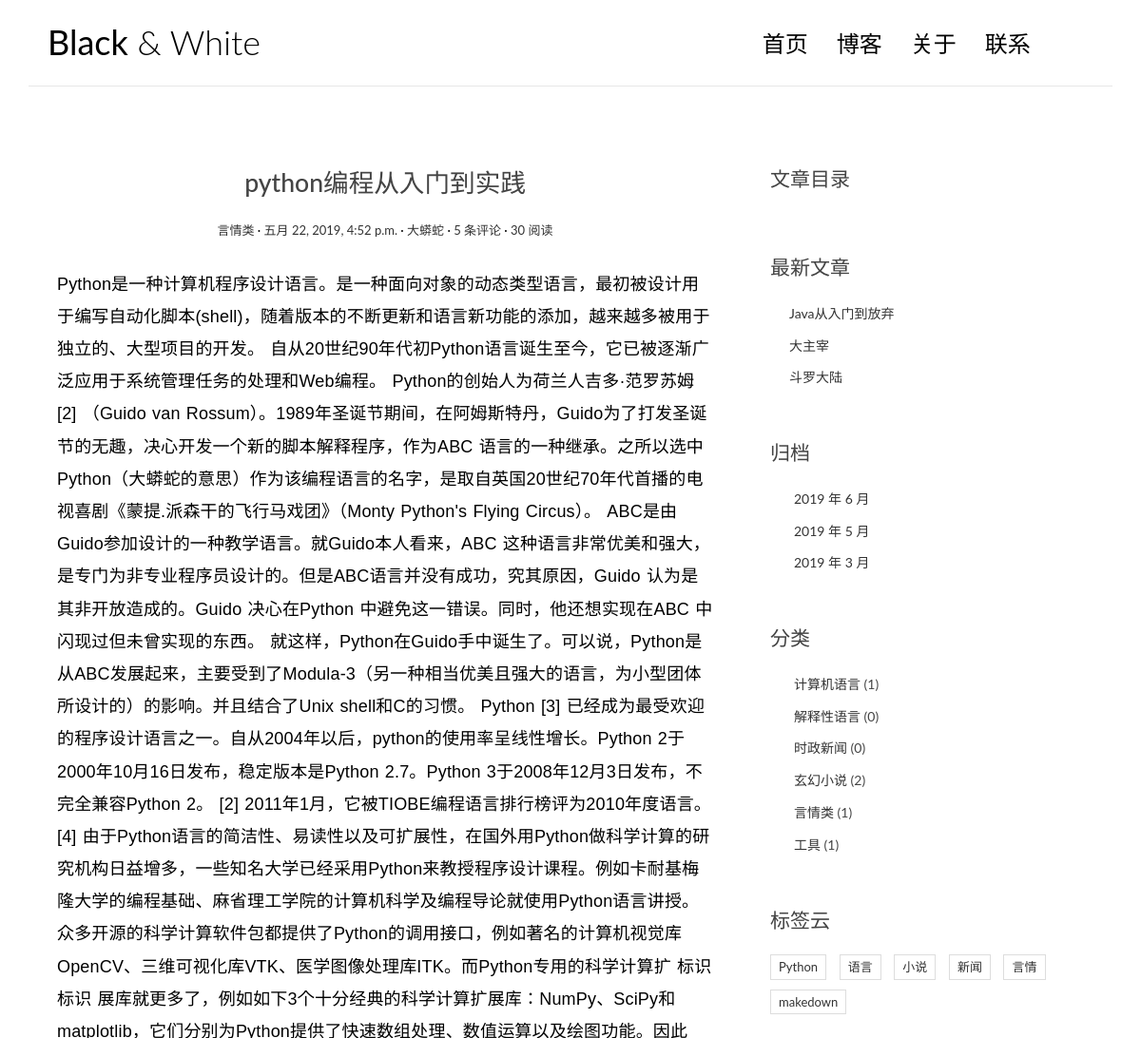
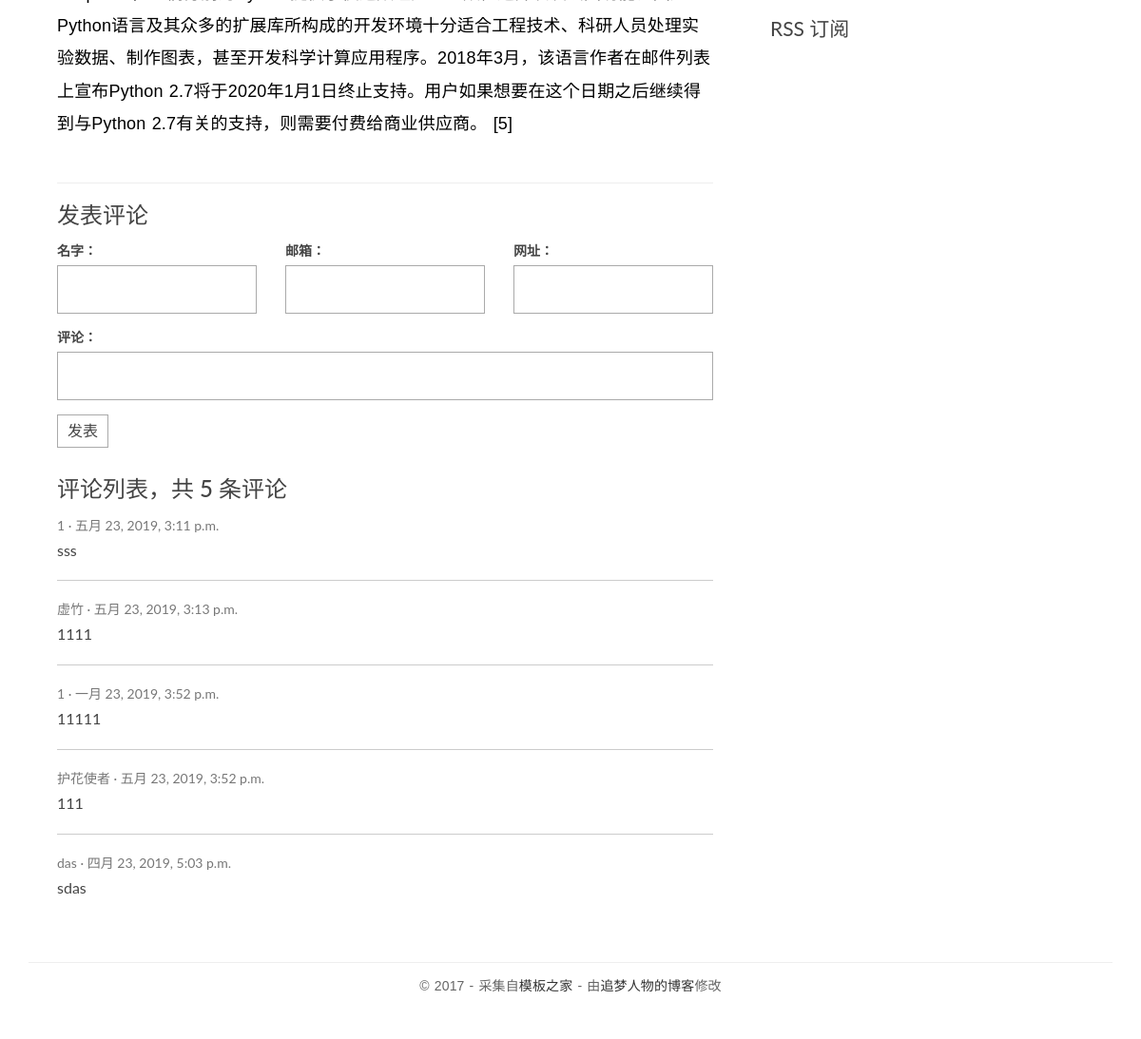
Page /detail/1/ on the committed database (2 pictures, top to bottom).
### blog/models.py (models this page shows, shortened)
class Article(models.Model):
    title=models.CharField(max_length=30,verbose_name='标题')
    body=models.TextField(verbose_name='内容')
    create_time=models.DateTimeField(auto_now_add=True,verbose_name='发布时间')
    update_time=models.DateTimeField(auto_now=True,verbose_name='更新时间')
    views=models.PositiveIntegerField(default=0,verbose_name='浏览次数')
    category=models.ForeignKey(Category,on_delete=models.CASCADE,verbose_name='分类')
    tags=models.ManyToManyField(Tag,verbose_name='标签')
    auther=models.ForeignKey(User,models.CASCADE,verbose_name='作者')
    class Meta():
        verbose_name = "文章"
        verbose_name_plural = verbose_name

class Category(models.Model):
    title=models.CharField(max_length=30,verbose_name='分类')
    class Meta():
        verbose_name = "分类"
        verbose_name_plural = verbose_name

class Tag(models.Model):
    title=models.CharField(max_length=30,verbose_name='标签')
    class Meta():
        verbose_name = "标签"
        verbose_name_plural = verbose_name

### comment/models.py (models this page shows, shortened)
class Comment(models.Model):
    title=models.CharField(max_length=50,verbose_name="评论")
    email=models.EmailField(blank=True,null=True)
    url=models.URLField(blank=True,null=True)
    content=models.CharField(max_length=500)
    article=models.ForeignKey(Article,on_delete=models.CASCADE)
    create_time=models.DateTimeField(auto_now_add=True)
    class Meta():
        verbose_name = "评论"
        verbose_name_plural = verbose_name

### blog/views.py (the view)
# urls.py: url(r'^detail/(\d+)/$',views.detail,name='detail'),
def detail(request,id):
    article=get_object_or_404(Article,pk=id)
    article.views+=1
    article.save()
    mk=markdown.Markdown(extensions=[
        'markdown.extensions.extra',
        'markdown.extensions.codehilite',
        'markdown.extensions.toc'
        ])
    article.body=mk.convert(article.body)
    article.toc=mk.toc
    cf=CommentForm()
    return render(request,'single.html',locals())

### comment/forms.py
class CommentForm(forms.Form):
    name=forms.CharField(required=True,label="输入名字", widget=forms.TextInput(attrs={"id":"id_name"}))
    email=forms.EmailField(required=True,label="输入邮箱", widget=forms.EmailInput(attrs={"id":"id_email"}))
    url=forms.URLField(label="输入主页",widget=forms.URLInput(attrs={"id":"id_url"}))
    comment=forms.CharField(required=True,label="输入评论",widget=forms.TextInput(attrs={"id":"id_comment"}))

### blog/templatetags/extend_fun.py (called while the page is built)
@register.simple_tag
def getcategorys():
    return Category.objects.all()

@register.simple_tag
def getlatestarticles(num=3):
    return Article.objects.all().order_by('-create_time')[:num]

@register.simple_tag
def getarchives(num=3):
    result=Article.objects.dates('create_time','month',order='DESC')[:num]
    print(result)
    return result

@register.simple_tag
def gettags():
    return Tag.objects.all()

### templates/single.html (shortened to what this page needs)
{% extends 'base.html' %}
{% block left %}
<article class="post post-{{ article.id }}">
    <header class="entry-header">
        <h1 class="entry-title">{{ article.title }}</h1>
        <div class="entry-meta">
            <span class="post-category"><a href="#">{{ article.category.title }}</a></span>
            <span class="post-date"><a href="#"><time class="entry-date"
                                                      datetime="2012-11-09T23:15:57+00:00">{{ article.create_time }}</time></a></span>
            <span class="post-author"><a href="#">{{ article.auther.username }}</a></span>
            <span class="comments-link"><a href="#">{{ article.comment_set.count }} 条评论</a></span>
            <span class="views-count"><a href="#">{{ article.views }} 阅读</a></span>
        </div>
    </header>
    <div class="entry-content clearfix">
        {{ article.body|safe }}
    </div>
</article>
<section class="comment-area" id="comment-area">
    <hr>
    <h3>发表评论</h3>
    <form action="{% url 'comment:addcomment' article.id %}" method="post" class="comment-form">
        <div class="row">
            <div class="col-md-4">
                <label for="id_name">名字：</label>
                {{ cf.name }}
            </div>
            <div class="col-md-4">
                <label for="id_email">邮箱：</label>
                {{ cf.email }}
            </div>
            <div class="col-md-4">
                <label for="id_url">网址：</label>
                {{ cf.url }}
            </div>
            <div class="col-md-12">
                <label for="id_comment">评论：</label>
                {{ cf.comment }}
                <button type="submit" class="comment-btn">发表</button>
            </div>
        </div>
    </form>
    <div class="comment-list-panel">
        <h3>评论列表，共 <span>{{ article.comment_set.count }}</span> 条评论</h3>
        <ul class="comment-list list-unstyled">
            {% for c in article.comment_set.all %}
            <li class="comment-item">
                <span class="nickname">{{ c.title }}</span>
                <time class="submit-date" datetime="2012-11-09T23:15:57+00:00">{{ c.create_time }}</time>
                <div class="text">
                   {{ c.content }}
                </div>
            </li>
            {% empty %}
            <li>无评论内容</li>
            {% endfor %}
        </ul>
    </div>
</section>
{% endblock %}
{% block toc %}
<div class="widget widget-content">
<h3 class="widget-title">文章目录</h3>
</div>
{% endblock %}

### templates/base.html (shortened to what this page needs)
{% load extend_fun %}
<!DOCTYPE html>
<html lang="en">
<head>
    <link rel="stylesheet" href="/static/css/bootstrap.min.css">
    <link rel="stylesheet" href="http://code.ionicframework.com/ionicons/2.0.1/css/ionicons.min.css">
    <link rel="stylesheet" href="/static/css/pace.css">
    <link rel="stylesheet" href="/static/css/custom.css">
</head>
<body id="page">
<div class="container">
    <header id="site-header">
        <div class="row">
            <div class="col-md-4 col-sm-5 col-xs-8">
                <div class="logo">
                    <h1><a href="index.html"><b>Black</b> &amp; White</a></h1>
                </div>
            </div>
            <div class="col-md-8 col-sm-7 col-xs-4">
                <nav class="main-nav" role="navigation">
                    <div class="collapse navbar-collapse" id="bs-example-navbar-collapse-1">
                        <ul class="nav navbar-nav navbar-right">
                            <li class="cl-effect-11"><a href="index.html" data-hover="首页">首页</a></li>
                            <li class="cl-effect-11"><a href="full-width.html" data-hover="博客">博客</a></li>
                            <li class="cl-effect-11"><a href="about.html" data-hover="关于">关于</a></li>
                            <li class="cl-effect-11"><a href="{% url 'blog:contactus' %}" data-hover="联系">联系</a></li>
                        </ul>
                    </div>
                </nav>
            </div>
        </div>
    </header>
</div>
<div class="content-body">
    <div class="container">
        <div class="row">
            <main class="col-md-8">
                {% block left %}
                {% endblock %}
            </main>
            <aside class="col-md-4">
                {% block toc %}
                {% endblock %}
                <div class="widget widget-recent-posts">
                    <h3 class="widget-title">最新文章</h3>
                    <ul>
                        {% getlatestarticles 3 as latestarticles %}
                        {% for article in latestarticles %}
                        <li><a href="{% url 'blog:detail' article.id %}">{{ article.title }}</a></li>
                        {% empty %}
                        <li>没有最近文章</li>
                        {% endfor %}
                    </ul>
                </div>
                <div class="widget widget-archives">
                    <h3 class="widget-title">归档</h3>
                    <ul>
                        {% getarchives as archives %}
                        {% for archive in archives %}
                            <li><a href="{% url 'blog:archives' archive.year archive.month  %}">{{ archive.year }} 年 {{ archive.month }} 月</a></li>
                        {% empty %}
                            <li>没有内容</li>
                        {% endfor %}
                    </ul>
                </div>
                <div class="widget widget-category">
                    <h3 class="widget-title">分类</h3>
                    <ul>
                        {% getcategorys as categorys %}
                        {% for category in categorys %}
                        <li><a href="{% url 'blog:category' category.id %}">{{ category.title}} </a><span class="post-count">({{ category.article_set.count }})</span></li>
                        {% endfor %}
                    </ul>
                </div>
                <div class="widget widget-tag-cloud">
                    <h3 class="widget-title">标签云</h3>
                    <ul>
                        {% gettags as tags %}
                        {% for tag in tags %}
                        <li><a href="{% url 'blog:tag' tag.id %}">{{ tag.title }}</a></li>
                        {% empty %}
                        <li>没有标签</li>
                        {% endfor %}
                    </ul>
                </div>
                <div class="rss">
                    <a href="{% url 'blog:rss' %}"> RSS 订阅</a>
                </div>
            </aside>
        </div>
    </div>
</div>
<footer id="site-footer">
    <div class="container">
        <div class="row">
            <div class="col-md-12">
                <p class="copyright">&copy 2017 - 采集自<a href="http://www.cssmoban.com/"
                                                        target="_blank" title="模板之家">模板之家</a>
                    - 由<a href="http://zmrenwu.com/" title="网页模板" target="_blank">追梦人物的博客</a>修改
                </p>
            </div>
        </div>
    </div>
</footer>
</body>
</html>

### static/css/custom.css (style rules this page uses)
* { outline: none; }
h1, h2, h3, h4, h5, h6 { margin-top: 0; }
b { font-weight: 400; }
a { color: #333; }
body { color: #444; font-family: 'Lato', sans-serif; }
p { font-family: 'Ubuntu', sans-serif; font-weight: 400; word-spacing: 1px; letter-spacing: 0.01em; }
#single p, #page p { margin-bottom: 25px; }
#site-header { background-color: #FFF; padding: 25px 20px; margin-bottom: 40px; border-bottom: 1px solid #e7e7e7; }
.logo h1 a { color: #000; }
.logo h1 { margin: 0; font-family: 'Lato', sans-serif; font-weight: 300; }
.main-nav { margin-top: 11px; max-width: 95%; }
.main-nav a { color: #000000 !important; padding: 0 0 5px 0 !important; margin-right: 30px; font-family: 'Lato', sans-serif; font-weight: 300; font-size: 24px; }
.cl-effect-11 a { padding: 10px 0; color: #0972b4; text-shadow: none; }
.cl-effect-11 a::before { position: absolute; top: 0; left: 0; overflow: hidden; padding: 0 0 5px 0 !important; max-width: 0; border-bottom: 1px solid #000; color: #000; content: attr(data-hover); white-space: nowrap; -webkit-transition: max-width 0.5s; -moz-transition: max-width 0.5s; transition: max-width 0.5s; }
.content-body { padding-bottom: 4em; }
.post { background: #fff; padding: 30px 30px 0; }
.entry-title { text-align: center; font-size: 1.9em; margin-bottom: 20px; line-height: 1.6; padding: 10px 20px 0; }
.entry-meta { text-align: center; color: #DDDDDD; font-size: 13px; margin-bottom: 30px; }
.entry-content { font-size: 18px; line-height: 1.9; font-weight: 300; color: #000; }
.post-category::after, .post-date::after, .post-author::after, .comments-link::after { content: ' ·'; color: #000; }
.widget { background: #fff; padding: 30px 0 0; }
.widget-title { font-size: 1.5em; margin-bottom: 20px; line-height: 1.6; padding: 10px 0 0; font-weight: 400; }
.widget-recent-posts ul { padding: 0; margin: 0; padding-left: 20px; }
.widget-recent-posts ul li { list-style-type: none; position: relative; line-height: 170%; margin-bottom: 10px; }
.widget-recent-posts ul li::before { content: '\f3d3'; font-family: "Ionicons"; position: absolute; left: -17px; top: 3px; font-size: 16px; color: #000; }
.widget-archives ul { padding: 0; margin: 0; padding-left: 25px; }
.widget-archives ul li { list-style-type: none; position: relative; line-height: 170%; margin-bottom: 10px; }
.widget-archives ul li::before { content: '\f3f3'; font-family: "Ionicons"; position: absolute; left: -25px; top: 1px; font-size: 16px; color: #000; }
.widget-category ul { padding: 0; margin: 0; padding-left: 25px; }
.widget-category ul li { list-style-type: none; position: relative; line-height: 170%; margin-bottom: 10px; }
.widget-category ul li::before { content: '\f3fe'; font-family: "Ionicons"; position: absolute; left: -25px; top: 1px; font-size: 18px; color: #000; }
.widget-tag-cloud ul { padding: 0; margin: 0; margin-right: -10px; }
.widget-tag-cloud ul li { list-style-type: none; font-size: 13px; display: inline-block; margin-right: 10px; margin-bottom: 10px; padding: 3px 8px; border: 1px solid #ddd; }
.rss { font-size: 21px; margin-top: 30px; }
.rss a { color: #444; }
#site-footer { padding-top: 10px; padding: 0 0 1.5em 0; }
.copyright { text-align: center; padding-top: 1em; margin: 0; border-top: 1px solid #eee; color: #666; }
.contact-form input, .comment-form input { border: 1px solid #aaa; margin-bottom: 15px; width: 100%; padding: 15px 15px; font-size: 16px; line-height: 100%; transition: 0.4s border-color linear; }
.comment-area { padding: 0 30px 0; }
.comment-form { margin-top: 15px; }
.comment-form .comment-btn { background-color: #fff; border: 1px solid #aaa; font-size: 16px; padding: 5px 10px; }
.comment-list-panel { margin-top: 30px; }
.comment-list { margin-top: 15px; }
.comment-item:not(:last-child) { border-bottom: 1px #ccc solid; margin-bottom: 20px; padding-bottom: 20px; }
.comment-item .nickname, .comment-item .submit-date { color: #777; font-size: 14px; }
.comment-item .nickname:after { content: ' ·'; }
.comment-item .text { padding-top: 5px; font-size: 16px; }

### rows in the picture
Article: title "python编程从入门到实践", category "言情类", create_time "五月 22, 2019, 4:52 p.m.", auther.username "大蟒蛇", comment_set.count "5", views "30", body "Python是一种计算机程序设计语言。是一种面向对象的动态类型语言，最初被设计用于编写自动化脚本(shell)，随着版本的不断更新和语言新功能的添加，越来越多被用于独立的、大型项目的开发。 自从20世纪90年代初Python语言诞生至今，它已被逐渐广泛应用于系统管理任务的处理和Web编程。 Python的创始人为荷兰人吉多·范罗苏姆 [2] （Guido van Rossum）。1989年圣诞节期间，在阿姆斯特丹，Guido为了打发圣诞节的无趣，决心开发一个新的脚本解释程序，作为ABC 语言的一种继承。之所以选中Python（大蟒蛇的意思）作为该编程语言的名字，是取自英国20世纪70年代首播的电视喜剧《蒙提.派森干的飞行马戏团》（Monty Python's Flying Circus）。 ABC是由Guido参加设计的一种教学语言。就Guido本人看来，ABC 这种语言非常优美和强大，是专门为非专业程序员设计的。但是ABC语言并没有成功，究其原因，Guido 认为是其非开放造成的。Guido 决心在Python 中避免这一错误。同时，他还想实现在ABC 中闪现过但未曾实现的东西。 就这样，Python在Guido手中诞生了。可以说，Python是从ABC发展起来，主要受到了Modula-3（另一种相当优美且强大的语言，为小型团体所设计的）的影响。并且结合了Unix shell和C的习惯。 Python [3] 已经成为最受欢迎的程序设计语言之一。自从2004年以后，python的使用率呈线性增长。Python 2于2000年10月16日发布，稳定版本是Python…"
Comment: title "1", create_time "五月 23, 2019, 3:11 p.m.", content "sss"
Comment: title "虚竹", create_time "五月 23, 2019, 3:13 p.m.", content "1111"
Comment: title "1", create_time "一月 23, 2019, 3:52 p.m.", content "11111"
Comment: title "护花使者", create_time "五月 23, 2019, 3:52 p.m.", content "111"
Comment: title "das", create_time "四月 23, 2019, 5:03 p.m.", content "sdas"
Article: title "Java从入门到放弃"
Article: title "大主宰"
Article: title "斗罗大陆"
Category: title "计算机语言", article_set.count "1"
Category: title "解释性语言", article_set.count "0"
Category: title "时政新闻", article_set.count "0"
Category: title "玄幻小说", article_set.count "2"
Category: title "言情类", article_set.count "1"
Category: title "工具", article_set.count "1"
Tag: title "Python"
Tag: title "语言"
Tag: title "小说"
Tag: title "新闻"
Tag: title "言情"
Tag: title "makedown"

### other values in the picture
{{ archive.year }} "2019" "2019" "2019"
{{ archive.month }} "6" "5" "3"
